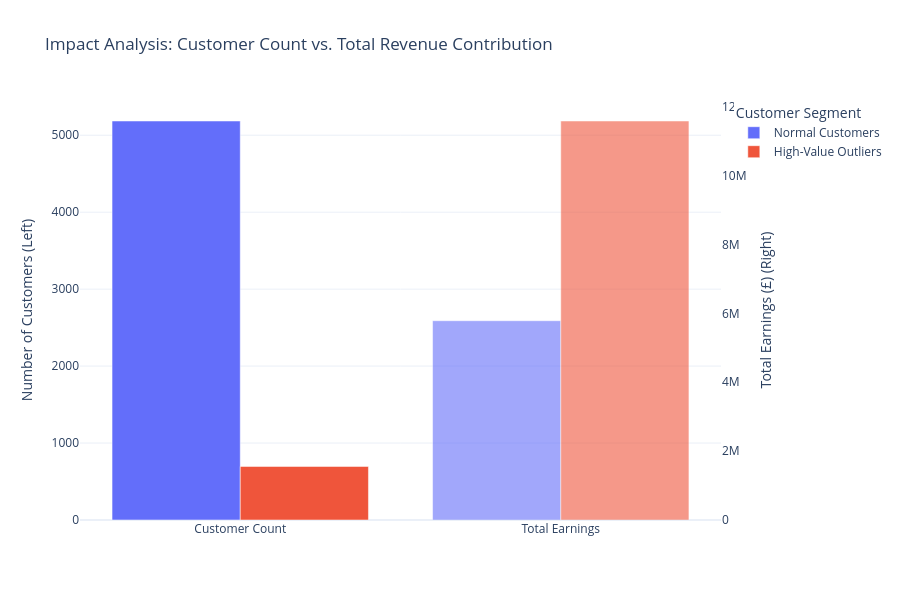

Notebook cell for this chart:
### Code cell
import plotly.graph_objects as go

# We structure the data to group metrics on the X-axis and Segments in the Legend
fig = go.Figure()

# --- Customer Count (Left Axis) ---
fig.add_trace(go.Bar(
    name='Normal Customers',
    x=['Customer Count'],
    y=segment_analysis.loc[segment_analysis['Segment'] == 'Normal', 'Customer_Count'],
    marker_color='#636EFA',
    yaxis='y1',
    offsetgroup=0
))

fig.add_trace(go.Bar(
    name='High-Value Outliers',
    x=['Customer Count'],
    y=segment_analysis.loc[segment_analysis['Segment'] == 'High-Value Outlier', 'Customer_Count'],
    marker_color='#EF553B',
    yaxis='y1',
    offsetgroup=1
))

# --- Total Earnings (Right Axis) ---
fig.add_trace(go.Bar(
    name='Normal Earnings',
    x=['Total Earnings'],
    y=segment_analysis.loc[segment_analysis['Segment'] == 'Normal', 'Total_Earnings'],
    marker_color='#636EFA',
    opacity=0.6, # Differentiate earnings from count visually
    yaxis='y2',
    offsetgroup=0,
    showlegend=False # Keep legend clean
))

fig.add_trace(go.Bar(
    name='Outlier Earnings',
    x=['Total Earnings'],
    y=segment_analysis.loc[segment_analysis['Segment'] == 'High-Value Outlier', 'Total_Earnings'],
    marker_color='#EF553B',
    opacity=0.6,
    yaxis='y2',
    offsetgroup=1,
    showlegend=False
))

# --- Layout Configuration ---
fig.update_layout(
    title='Impact Analysis: Customer Count vs. Total Revenue Contribution',
    yaxis=dict(
        title='Number of Customers (Left)',
        side='left'
    ),
    yaxis2=dict(
        title='Total Earnings (£) (Right)',
        side='right',
        overlaying='y',
        showgrid=False
    ),
    barmode='group',
    template='plotly_white',
    legend_title_text='Customer Segment',
    height=600
)

fig.show()

### Figure 1 — Plotly figure (JSON) as saved in the notebook; plotly's stock layout.template omitted (floating-point values rounded to 4 significant figures)
{"data": [{"marker": {"color": "#636EFA"}, "name": "Normal Customers", "offsetgroup": "0", "type": "bar", "x": ["Customer Count"], "y": [5185], "yaxis": "y"}, {"marker": {"color": "#EF553B"}, "name": "High-Value Outliers", "offsetgroup": "1", "type": "bar", "x": ["Customer Count"], "y": [696], "yaxis": "y"}, {"marker": {"color": "#636EFA"}, "name": "Normal Earnings", "offsetgroup": "0", "opacity": 0.6, "showlegend": false, "type": "bar", "x": ["Total Earnings"], "y": [5788000.0], "yaxis": "y2"}, {"marker": {"color": "#EF553B"}, "name": "Outlier Earnings", "offsetgroup": "1", "opacity": 0.6, "showlegend": false, "type": "bar", "x": ["Total Earnings"], "y": [11590000.0], "yaxis": "y2"}], "layout": {"barmode": "group", "height": 600, "legend": {"title": {"text": "Customer Segment"}}, "title": {"text": "Impact Analysis: Customer Count vs. Total Revenue Contribution"}, "yaxis": {"side": "left", "title": {"text": "Number of Customers (Left)"}}, "yaxis2": {"overlaying": "y", "showgrid": false, "side": "right", "title": {"text": "Total Earnings (£) (Right)"}}}}
